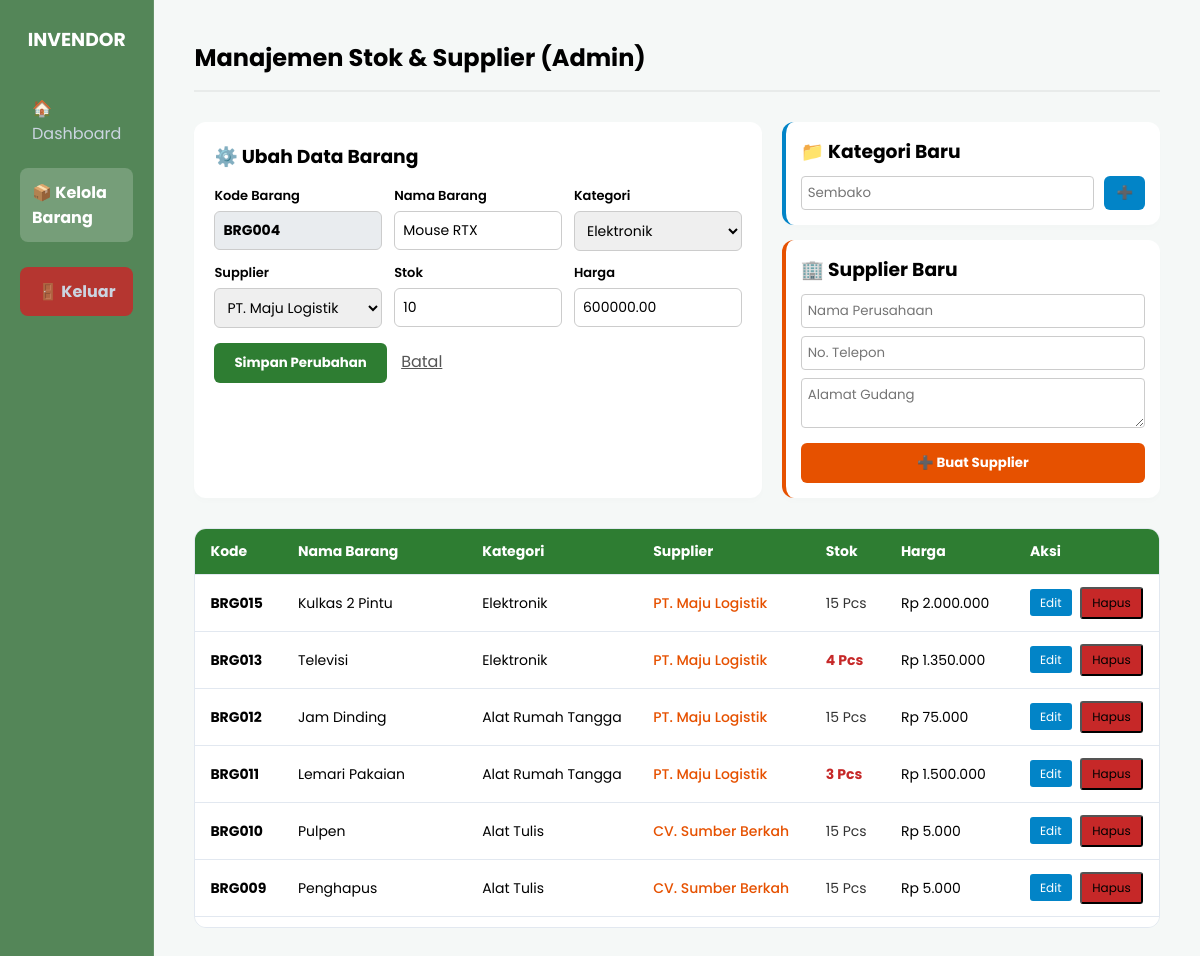
The app's page /admin.php?action=edit&id=4 (signed in) with its own data.
### tables this page shows
CREATE TABLE `barang` (
  `id` int(11) NOT NULL,
  `kode_barang` varchar(20) NOT NULL,
  `nama_barang` varchar(100) NOT NULL,
  `id_kategori` int(11) DEFAULT NULL,
  `id_supplier` int(11) DEFAULT NULL,
  `stok` int(11) NOT NULL DEFAULT 0,
  `harga` decimal(10,2) NOT NULL,
  `id_user` int(11) DEFAULT NULL
);

CREATE TABLE `kategori` (
  `id` int(11) NOT NULL,
  `nama_kategori` varchar(50) NOT NULL
);

CREATE TABLE `supplier` (
  `id` int(11) NOT NULL,
  `nama_supplier` varchar(100) NOT NULL,
  `telepon` varchar(20) NOT NULL,
  `alamat` text NOT NULL
);

### admin.php (the view, shortened to what this page needs)
<?php
require_once 'koneksi.php';
$id_edit = ''; $kode = ''; $nama = ''; $id_kategori_pilih = ''; $id_supplier_pilih = ''; $stok = ''; $harga = '';
$is_edit = false;
if (!$is_edit) {
    $query_max = mysqli_query($koneksi, "SELECT kode_barang FROM barang ORDER BY id DESC LIMIT 1");
    if (mysqli_num_rows($query_max) > 0) {
        $row_max = mysqli_fetch_assoc($query_max);
        $last_code = $row_max['kode_barang'];
        $num = (int)substr($last_code, 3);
        $num++;
        $kode = "BRG" . sprintf("%03d", $num);
    } else { $kode = "BRG001"; }
}
if (isset($_GET['action']) && $_GET['action'] == 'edit') {
    $id = $_GET['id'];
    $result = mysqli_query($koneksi, "SELECT * FROM barang WHERE id=$id");
    if ($row = mysqli_fetch_assoc($result)) {
        $id_edit = $row['id']; $kode = $row['kode_barang']; $nama = $row['nama_barang'];
        $id_kategori_pilih = $row['id_kategori']; $id_supplier_pilih = $row['id_supplier']; $stok = $row['stok']; $harga = $row['harga'];
        $is_edit = true;
    }
}
$kategori_options = mysqli_query($koneksi, "SELECT * FROM kategori ORDER BY nama_kategori ASC");
$supplier_options = mysqli_query($koneksi, "SELECT * FROM supplier ORDER BY nama_supplier ASC");
$daftar_barang = mysqli_query($koneksi, "SELECT b.*, k.nama_kategori, s.nama_supplier FROM barang b LEFT JOIN kategori k ON b.id_kategori = k.id LEFT JOIN supplier s ON b.id_supplier = s.id ORDER BY b.id DESC");
?>
<!DOCTYPE html>
<html lang="id">
<head>
</head>
<body>
    <div class="sidebar">
        <h3>INVENDOR</h3>
        <a href="index.php">🏠 Dashboard</a>
        <a href="admin.php" class="active">📦 Kelola Barang</a>
        <a href="logout.php" style="background-color: rgba(198, 40, 40, 0.85); text-align:center; margin-top: 25px; font-weight: bold;">🚪 Keluar</a>
    </div>
    <div class="main-content">
        <div class="header"><h2>Manajemen Stok & Supplier (Admin)</h2></div>
        <div class="management-zone">
            <div class="form-container">
                <h3><?= $is_edit ? '⚙️ Ubah Data Barang' : '➕ Tambah Barang Baru'; ?></h3>
                <form action="admin.php" method="POST" style="margin-top: 15px;">
                    <div class="form-grid">
                        <div class="form-group">
                            <label>Kode Barang</label>
                            <input type="text" name="kode_barang" value="<?= $kode; ?>" readonly style="background-color: #e9ecef; font-weight: bold;">
                        </div>
                        <div class="form-group"><label>Nama Barang</label><input type="text" name="nama_barang" value="<?= $nama; ?>" required></div>
                        <div class="form-group">
                            <label>Kategori</label>
                            <select name="id_kategori" required>
                                <?php mysqli_data_seek($kategori_options, 0); while($kat = mysqli_fetch_assoc($kategori_options)): ?>
                                    <option value="<?= $kat['id']; ?>" <?= ($kat['id'] == $id_kategori_pilih) ? 'selected' : ''; ?>><?= $kat['nama_kategori']; ?></option>
                                <?php endwhile; ?>
                            </select>
                        </div>
                        <div class="form-group">
                            <label>Supplier</label>
                            <select name="id_supplier" required>
                                <?php mysqli_data_seek($supplier_options, 0); while($sp = mysqli_fetch_assoc($supplier_options)): ?>
                                    <option value="<?= $sp['id']; ?>" <?= ($sp['id'] == $id_supplier_pilih) ? 'selected' : ''; ?>><?= $sp['nama_supplier']; ?></option>
                                <?php endwhile; ?>
                            </select>
                        </div>
                        <div class="form-group"><label>Stok</label><input type="number" name="stok" value="<?= $stok; ?>" required min="0"></div>
                        <div class="form-group"><label>Harga</label><input type="number" name="harga" value="<?= $harga; ?>" required min="0"></div>
                    </div>
                    <button type="submit" name="simpan" class="btn btn-success"><?= $is_edit ? 'Simpan Perubahan' : 'Tambah Data'; ?></button>
                    <?php if($is_edit): ?> <a href="admin.php" style="margin-left:10px; color:#555;">Batal</a> <?php endif; ?>
                </form>
            </div>
            <div style="display: flex; flex-direction: column; gap: 15px;">
                <div class="form-container" style="border-left: 4px solid #0284c7; padding: 15px;">
                    <h3>📁 Kategori Baru</h3>
                    <form action="admin.php" method="POST" style="margin-top: 10px; display: flex; gap: 10px;">
                        <input type="text" name="nama_kategori_baru" placeholder="Sembako" required style="flex-grow:1; padding: 6px; border-radius:4px; border:1px solid #ccc;">
                        <button type="submit" name="tambah_kategori" class="btn btn-primary" style="width:auto; padding:6px 12px;">➕</button>
                    </form>
                </div>
                <div class="form-container" style="border-left: 4px solid #e65100; padding: 15px;">
                    <h3>🏢 Supplier Baru</h3>
                    <form action="admin.php" method="POST" style="margin-top: 10px;">
                        <input type="text" name="nama_supplier" placeholder="Nama Perusahaan" required style="width:100%; margin-bottom:8px; padding: 6px; border-radius:4px; border:1px solid #ccc;">
                        <input type="text" name="telepon" placeholder="No. Telepon" required style="width:100%; margin-bottom:8px; padding: 6px; border-radius:4px; border:1px solid #ccc;">
                        <textarea name="alamat" placeholder="Alamat Gudang" required style="width:100%; margin-bottom:8px; padding: 6px; border-radius:4px; border:1px solid #ccc; height: 50px;"></textarea>
                        <button type="submit" name="tambah_supplier" class="btn btn-primary" style="background-color: #e65100;">➕ Buat Supplier</button>
                    </form>
                </div>
            </div>
        </div>
        <div class="table-wrapper">
            <table>
                <thead><tr><th>Kode</th><th>Nama Barang</th><th>Kategori</th><th>Supplier</th><th>Stok</th><th>Harga</th><th>Aksi</th></tr></thead>
                <tbody>
                    <?php while ($row = mysqli_fetch_assoc($daftar_barang)): ?>
                    <tr>
                        <td><strong><?= $row['kode_barang']; ?></strong></td>
                        <td><?= $row['nama_barang']; ?></td>
                        <td><?= $row['nama_kategori'] ?? 'Uncategorized'; ?></td>
                        <td style="color: #e65100; font-weight: 500;"><?= $row['nama_supplier'] ?? 'Belum Ada'; ?></td>
                        <td><span style="color: <?= ($row['stok'] < 5) ? '#c62828; font-weight:bold;' : '#333'; ?>"><?= $row['stok']; ?> Pcs</span></td>
                        <td>Rp <?= number_format($row['harga'], 0, ',', '.'); ?></td>
                        <td>
                            <a href="admin.php?action=edit&id=<?= $row['id']; ?>" class="btn-edit">Edit</a>
                            <button type="button" class="btn-danger" onclick="bukaModalHapus(<?= $row['id']; ?>, '<?= htmlspecialchars($row['nama_barang'], ENT_QUOTES); ?>')">Hapus</button>
                        </td>
                    </tr>
                    <?php endwhile; ?>
                </tbody>
            </table>
        </div>
    </div>
</body>
</html>

### admin.php (style rules this page uses)
* { box-sizing: border-box; margin: 0; padding: 0; font-family: 'Poppins', sans-serif; }
body { background: url('https://images.unsplash.com/photo-1586528116311-ad8dd3c8310d?q=80&w=2070') no-repeat center center fixed; background-size: cover; display: flex; min-height: 100vh; }
.sidebar { width: 260px; background: rgba(27, 94, 32, 0.75); backdrop-filter: blur(15px); -webkit-backdrop-filter: blur(15px); color: white; padding: 25px 20px; border-right: 1px solid rgba(255,255,255,0.1); }
.sidebar h3 { text-align: center; margin-bottom: 30px; font-weight: 700; }
.sidebar a { display: block; color: #cbd5e1; padding: 12px; text-decoration: none; border-radius: 8px; margin-bottom: 10px; transition: 0.3s; }
.sidebar a:hover, .sidebar a.active { background-color: rgba(255,255,255,0.2); color: white; font-weight: bold; }
.main-content { flex-grow: 1; padding: 40px; background: rgba(244, 247, 246, 0.85); min-height: 100vh; overflow-y: auto; }
.header { display: flex; justify-content: space-between; margin-bottom: 30px; border-bottom: 2px solid rgba(0,0,0,0.05); padding-bottom: 15px; }
.management-zone { display: grid; grid-template-columns: 1.8fr 1.2fr; gap: 20px; margin-bottom: 30px; }
.form-container { background: white; padding: 20px; border-radius: 12px; box-shadow: 0 4px 6px rgba(0,0,0,0.01); }
.form-grid { display: grid; grid-template-columns: repeat(auto-fit, minmax(130px, 1fr)); gap: 12px; margin-bottom: 15px; }
.form-group label { display: block; margin-bottom: 5px; font-size: 13px; font-weight: 600; }
.form-group input, .form-group select, .form-group textarea { width: 100%; padding: 8px; border: 1px solid #ccc; border-radius: 6px; font-size: 14px; }
.btn { padding: 10px 20px; border: none; border-radius: 6px; color: white; font-weight: bold; cursor: pointer; display: inline-block; }
.btn-success { background-color: #2e7d32; }
.btn-primary { background-color: #0284c7; width: 100%; }
.btn-danger { background-color: #c62828; text-decoration: none; padding: 5px 10px; font-size: 12px; border-radius: 3px; cursor: pointer; }
.btn-edit { background-color: #0284c7; color: white; text-decoration: none; padding: 5px 10px; font-size: 12px; border-radius: 3px; margin-right: 5px; }
.table-wrapper { max-height: 400px; overflow-y: auto; background: white; border-radius: 12px; border: 1px solid #e2e8f0; }
table { width: 100%; border-collapse: collapse; }
th, td { padding: 12px 15px; text-align: left; border-bottom: 1px solid #e2e8f0; font-size: 14px; }
th { background-color: #2e7d32; color: white; position: sticky; top: 0; z-index: 10; }

### records on screen
barang: kode_barang "BRG004", nama_barang "Mouse RTX", id_kategori "Elektronik", id_supplier "PT. Maju Logistik", stok "10", harga "600000.00"
barang: kode_barang "BRG015", nama_barang "Kulkas 2 Pintu", id_kategori.nama_kategori "Elektronik", id_supplier.nama_supplier "PT. Maju Logistik", stok "15", harga "2.000.000"
barang: kode_barang "BRG013", nama_barang "Televisi", id_kategori.nama_kategori "Elektronik", id_supplier.nama_supplier "PT. Maju Logistik", stok "4", harga "1.350.000"
barang: kode_barang "BRG012", nama_barang "Jam Dinding", id_kategori.nama_kategori "Alat Rumah Tangga", id_supplier.nama_supplier "PT. Maju Logistik", stok "15", harga "75.000"
barang: kode_barang "BRG011", nama_barang "Lemari Pakaian", id_kategori.nama_kategori "Alat Rumah Tangga", id_supplier.nama_supplier "PT. Maju Logistik", stok "3", harga "1.500.000"
barang: kode_barang "BRG010", nama_barang "Pulpen", id_kategori.nama_kategori "Alat Tulis", id_supplier.nama_supplier "CV. Sumber Berkah", stok "15", harga "5.000"
barang: kode_barang "BRG009", nama_barang "Penghapus", id_kategori.nama_kategori "Alat Tulis", id_supplier.nama_supplier "CV. Sumber Berkah", stok "15", harga "5.000"
